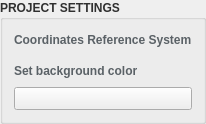
          <widget class="QgsCollapsibleGroupBox" name="groupbox_map_item_settings">
           <property name="sizePolicy">
            <sizepolicy hsizetype="Expanding" vsizetype="Preferred">
             <horstretch>0</horstretch>
             <verstretch>0</verstretch>
            </sizepolicy>
           </property>
           <property name="palette">
            <palette>
             <active>
              <colorrole role="WindowText">
               <brush brushstyle="SolidPattern">
                <color alpha="255">
                 <red>48</red>
                 <green>48</green>
                 <blue>48</blue>
                </color>
               </brush>
              </colorrole>
              <colorrole role="Text">
               <brush brushstyle="SolidPattern">
                <color alpha="255">
                 <red>48</red>
                 <green>48</green>
                 <blue>48</blue>
                </color>
               </brush>
              </colorrole>
              <colorrole role="ButtonText">
               <brush brushstyle="SolidPattern">
                <color alpha="255">
                 <red>48</red>
                 <green>48</green>
                 <blue>48</blue>
                </color>
               </brush>
              </colorrole>
              <colorrole role="PlaceholderText">
               <brush brushstyle="SolidPattern">
                <color alpha="128">
                 <red>48</red>
                 <green>48</green>
                 <blue>48</blue>
                </color>
               </brush>
              </colorrole>
             </active>
             <inactive>
              <colorrole role="WindowText">
               <brush brushstyle="SolidPattern">
                <color alpha="255">
                 <red>48</red>
                 <green>48</green>
                 <blue>48</blue>
                </color>
               </brush>
              </colorrole>
              <colorrole role="Text">
               <brush brushstyle="SolidPattern">
                <color alpha="255">
                 <red>48</red>
                 <green>48</green>
                 <blue>48</blue>
                </color>
               </brush>
              </colorrole>
              <colorrole role="ButtonText">
               <brush brushstyle="SolidPattern">
                <color alpha="255">
                 <red>48</red>
                 <green>48</green>
                 <blue>48</blue>
                </color>
               </brush>
              </colorrole>
              <colorrole role="PlaceholderText">
               <brush brushstyle="SolidPattern">
                <color alpha="128">
                 <red>48</red>
                 <green>48</green>
                 <blue>48</blue>
                </color>
               </brush>
              </colorrole>
             </inactive>
             <disabled>
              <colorrole role="WindowText">
               <brush brushstyle="SolidPattern">
                <color alpha="255">
                 <red>48</red>
                 <green>48</green>
                 <blue>48</blue>
                </color>
               </brush>
              </colorrole>
              <colorrole role="Text">
               <brush brushstyle="SolidPattern">
                <color alpha="255">
                 <red>48</red>
                 <green>48</green>
                 <blue>48</blue>
                </color>
               </brush>
              </colorrole>
              <colorrole role="ButtonText">
               <brush brushstyle="SolidPattern">
                <color alpha="255">
                 <red>48</red>
                 <green>48</green>
                 <blue>48</blue>
                </color>
               </brush>
              </colorrole>
              <colorrole role="PlaceholderText">
               <brush brushstyle="SolidPattern">
                <color alpha="128">
                 <red>48</red>
                 <green>48</green>
                 <blue>48</blue>
                </color>
               </brush>
              </colorrole>
             </disabled>
            </palette>
           </property>
           <property name="font">
            <font>
             <weight>75</weight>
             <bold>true</bold>
            </font>
           </property>
           <property name="title">
            <string>PROJECT SETTINGS</string>
           </property>
           <property name="alignment">
            <set>Qt::AlignLeading|Qt::AlignLeft|Qt::AlignTop</set>
           </property>
           <property name="flat">
            <bool>true</bool>
           </property>
           <property name="checkable">
            <bool>false</bool>
           </property>
           <property name="collapsed">
            <bool>true</bool>
           </property>
           <property name="scrollOnExpand">
            <bool>false</bool>
           </property>
           <layout class="QGridLayout" name="gridLayout_6">
            <item row="0" column="0">
             <widget class="QLabel" name="label_45">
              <property name="sizePolicy">
               <sizepolicy hsizetype="Preferred" vsizetype="Fixed">
                <horstretch>0</horstretch>
                <verstretch>0</verstretch>
               </sizepolicy>
              </property>
              <property name="minimumSize">
               <size>
                <width>0</width>
                <height>19</height>
               </size>
              </property>
              <property name="maximumSize">
               <size>
                <width>16777215</width>
                <height>19</height>
               </size>
              </property>
              <property name="styleSheet">
               <string notr="true">color: rgb(90, 97, 102);</string>
              </property>
              <property name="text">
               <string>&lt;html&gt;&lt;head/&gt;&lt;body&gt;&lt;p&gt;&lt;span style=&quot; color:#5a6166;&quot;&gt;Coordinates Reference System&lt;/span&gt;&lt;/p&gt;&lt;/body&gt;&lt;/html&gt;</string>
              </property>
             </widget>
            </item>
            <item row="1" column="0">
             <widget class="QgsProjectionSelectionWidget" name="set_map_item_projection">
              <property name="sizePolicy">
               <sizepolicy hsizetype="Expanding" vsizetype="Preferred">
                <horstretch>0</horstretch>
                <verstretch>0</verstretch>
               </sizepolicy>
              </property>
             </widget>
            </item>
            <item row="2" column="0">
             <widget class="QLabel" name="label_46">
              <property name="sizePolicy">
               <sizepolicy hsizetype="Preferred" vsizetype="Fixed">
                <horstretch>0</horstretch>
                <verstretch>0</verstretch>
               </sizepolicy>
              </property>
              <property name="minimumSize">
               <size>
                <width>0</width>
                <height>19</height>
               </size>
              </property>
              <property name="maximumSize">
               <size>
                <width>16777215</width>
                <height>19</height>
               </size>
              </property>
              <property name="styleSheet">
               <string notr="true">color: rgb(90, 97, 102);</string>
              </property>
              <property name="text">
               <string>&lt;html&gt;&lt;head/&gt;&lt;body&gt;&lt;p&gt;&lt;span style=&quot; color:#5a6166;&quot;&gt;Set background color&lt;/span&gt;&lt;/p&gt;&lt;/body&gt;&lt;/html&gt;</string>
              </property>
             </widget>
            </item>
            <item row="3" column="0">
             <widget class="QgsColorButton" name="set_background_color">
              <property name="sizePolicy">
               <sizepolicy hsizetype="Expanding" vsizetype="Fixed">
                <horstretch>0</horstretch>
                <verstretch>0</verstretch>
               </sizepolicy>
              </property>
              <property name="minimumSize">
               <size>
                <width>55</width>
                <height>16</height>
               </size>
              </property>
              <property name="maximumSize">
               <size>
                <width>1000</width>
                <height>16777215</height>
               </size>
              </property>
              <property name="color">
               <color>
                <red>255</red>
                <green>255</green>
                <blue>255</blue>
               </color>
              </property>
              <property name="defaultColor">
               <color>
                <red>255</red>
                <green>255</green>
                <blue>255</blue>
               </color>
              </property>
             </widget>
            </item>
           </layout>
          </widget>
